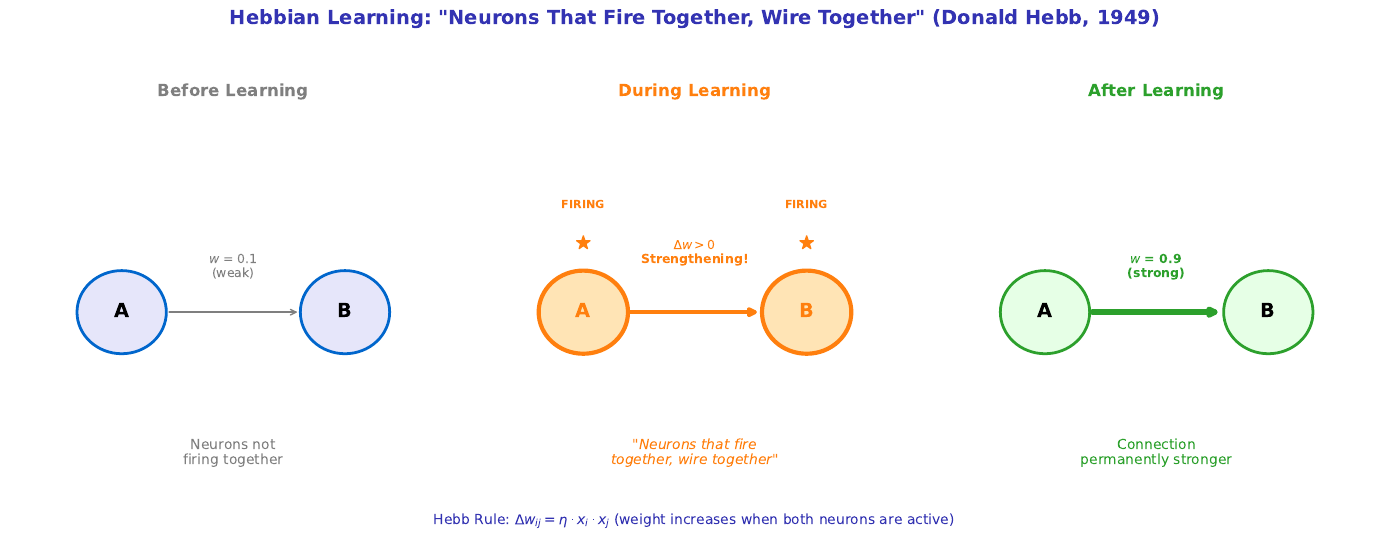

Generate this figure with Python:
"""
Hebbian Learning Visualization
Module 1: The Birth of Neural Computing
"""

import matplotlib.pyplot as plt
import matplotlib.patches as patches
from matplotlib.patches import FancyBboxPatch, Circle, FancyArrowPatch
import numpy as np

CHART_METADATA = {
    'title': 'Hebb Learning Visualization',
    'url': 'https://github.com/QuantLet/neural-networks-introduction/tree/main/hebb_learning_visualization'
}

# Colors
mlpurple = '#3333B2'
mlblue = '#0066CC'
mlorange = '#FF7F0E'
mlgreen = '#2CA02C'
mlred = '#D62728'
mlgray = '#7F7F7F'

fig, axes = plt.subplots(1, 3, figsize=(14, 5))

# ==================== BEFORE LEARNING ====================
ax = axes[0]
ax.set_xlim(0, 6)
ax.set_ylim(0, 6)
ax.axis('off')
ax.set_title('Before Learning', fontsize=12, fontweight='bold', color=mlgray)

# Two neurons
n1 = Circle((1.5, 3), 0.6, fill=True, facecolor='#E6E6FA', edgecolor=mlblue, linewidth=2)
n2 = Circle((4.5, 3), 0.6, fill=True, facecolor='#E6E6FA', edgecolor=mlblue, linewidth=2)
ax.add_patch(n1)
ax.add_patch(n2)
ax.text(1.5, 3, 'A', ha='center', va='center', fontsize=14, fontweight='bold')
ax.text(4.5, 3, 'B', ha='center', va='center', fontsize=14, fontweight='bold')

# Weak connection
ax.annotate('', xy=(3.9, 3), xytext=(2.1, 3),
            arrowprops=dict(arrowstyle='->', color=mlgray, lw=1))
ax.text(3, 3.5, '$w$ = 0.1\n(weak)', ha='center', fontsize=9, color=mlgray)

ax.text(3, 0.8, 'Neurons not\nfiring together', ha='center', fontsize=10, color=mlgray)

# ==================== LEARNING ====================
ax = axes[1]
ax.set_xlim(0, 6)
ax.set_ylim(0, 6)
ax.axis('off')
ax.set_title('During Learning', fontsize=12, fontweight='bold', color=mlorange)

# Two neurons (active)
n1 = Circle((1.5, 3), 0.6, fill=True, facecolor='#FFE4B5', edgecolor=mlorange, linewidth=3)
n2 = Circle((4.5, 3), 0.6, fill=True, facecolor='#FFE4B5', edgecolor=mlorange, linewidth=3)
ax.add_patch(n1)
ax.add_patch(n2)
ax.text(1.5, 3, 'A', ha='center', va='center', fontsize=14, fontweight='bold', color=mlorange)
ax.text(4.5, 3, 'B', ha='center', va='center', fontsize=14, fontweight='bold', color=mlorange)

# Activity indication
ax.scatter([1.5], [4], s=100, c=mlorange, marker='*')
ax.scatter([4.5], [4], s=100, c=mlorange, marker='*')
ax.text(1.5, 4.5, 'FIRING', ha='center', fontsize=8, color=mlorange, fontweight='bold')
ax.text(4.5, 4.5, 'FIRING', ha='center', fontsize=8, color=mlorange, fontweight='bold')

# Connection strengthening
ax.annotate('', xy=(3.9, 3), xytext=(2.1, 3),
            arrowprops=dict(arrowstyle='->', color=mlorange, lw=3))
ax.text(3, 3.7, '$\\Delta w > 0$\nStrengthening!', ha='center', fontsize=9, color=mlorange, fontweight='bold')

ax.text(3, 0.8, '"Neurons that fire\ntogether, wire together"', ha='center', fontsize=10,
        color=mlorange, style='italic')

# ==================== AFTER LEARNING ====================
ax = axes[2]
ax.set_xlim(0, 6)
ax.set_ylim(0, 6)
ax.axis('off')
ax.set_title('After Learning', fontsize=12, fontweight='bold', color=mlgreen)

# Two neurons
n1 = Circle((1.5, 3), 0.6, fill=True, facecolor='#E6FFE6', edgecolor=mlgreen, linewidth=2)
n2 = Circle((4.5, 3), 0.6, fill=True, facecolor='#E6FFE6', edgecolor=mlgreen, linewidth=2)
ax.add_patch(n1)
ax.add_patch(n2)
ax.text(1.5, 3, 'A', ha='center', va='center', fontsize=14, fontweight='bold')
ax.text(4.5, 3, 'B', ha='center', va='center', fontsize=14, fontweight='bold')

# Strong connection
ax.annotate('', xy=(3.9, 3), xytext=(2.1, 3),
            arrowprops=dict(arrowstyle='->', color=mlgreen, lw=4))
ax.text(3, 3.5, '$w$ = 0.9\n(strong)', ha='center', fontsize=9, color=mlgreen, fontweight='bold')

ax.text(3, 0.8, 'Connection\npermanently stronger', ha='center', fontsize=10, color=mlgreen)

# Main title
fig.suptitle('Hebbian Learning: "Neurons That Fire Together, Wire Together" (Donald Hebb, 1949)',
             fontsize=14, fontweight='bold', color=mlpurple, y=1.05)

# Formula at bottom
fig.text(0.5, 0.02, 'Hebb Rule: $\\Delta w_{ij} = \\eta \\cdot x_i \\cdot x_j$ (weight increases when both neurons are active)',
         ha='center', fontsize=10, color=mlpurple)

plt.tight_layout()
plt.savefig('hebb_learning_visualization.pdf', format='pdf', bbox_inches='tight', dpi=300)
plt.savefig('hebb_learning_visualization.png', format='png', bbox_inches='tight', dpi=300)
plt.close()

print("Generated: hebb_learning_visualization.pdf")
